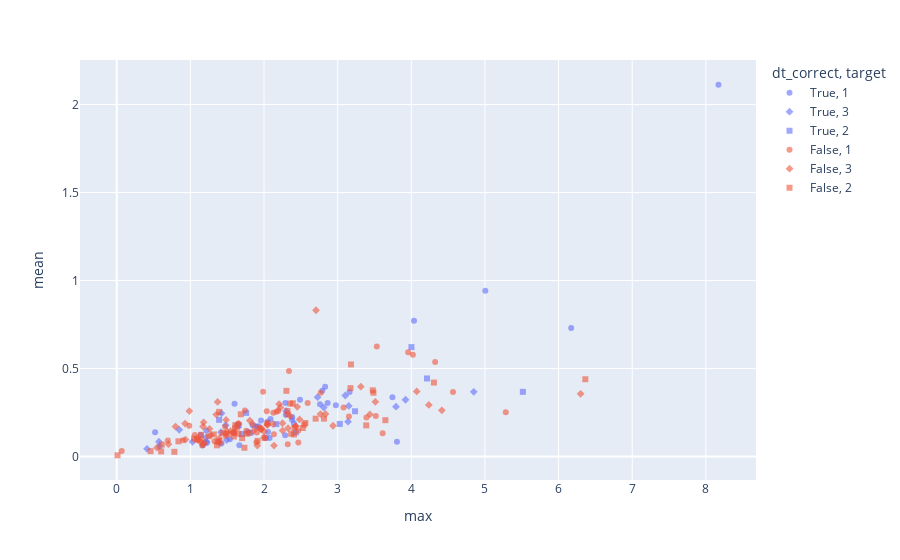

The notebook cell saved with this chart:
### Code cell
px.scatter(Xtest, x="max", y="mean", color="dt_correct", opacity=0.6, symbol='target',category_orders={"dt_correct": [True, False]})
